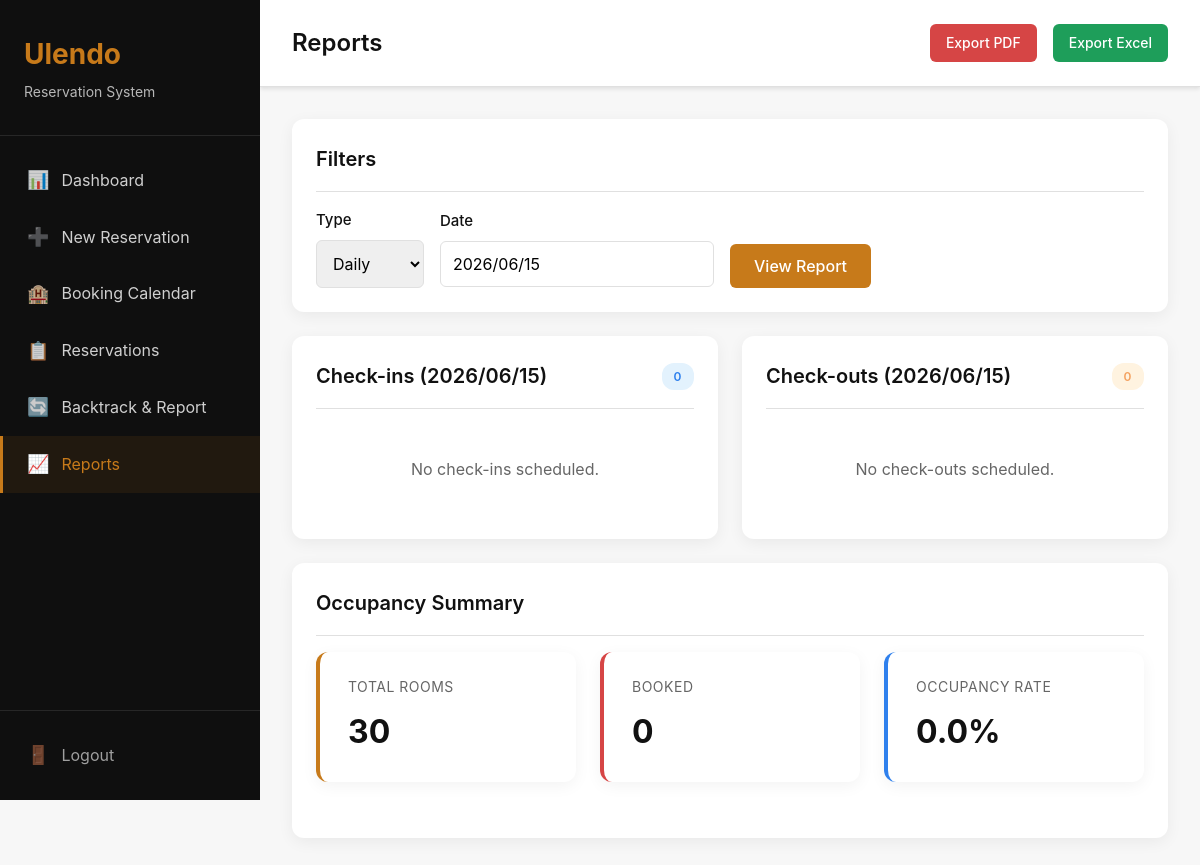
The page /reports/daily/ (signed in) on the database as committed earlier.
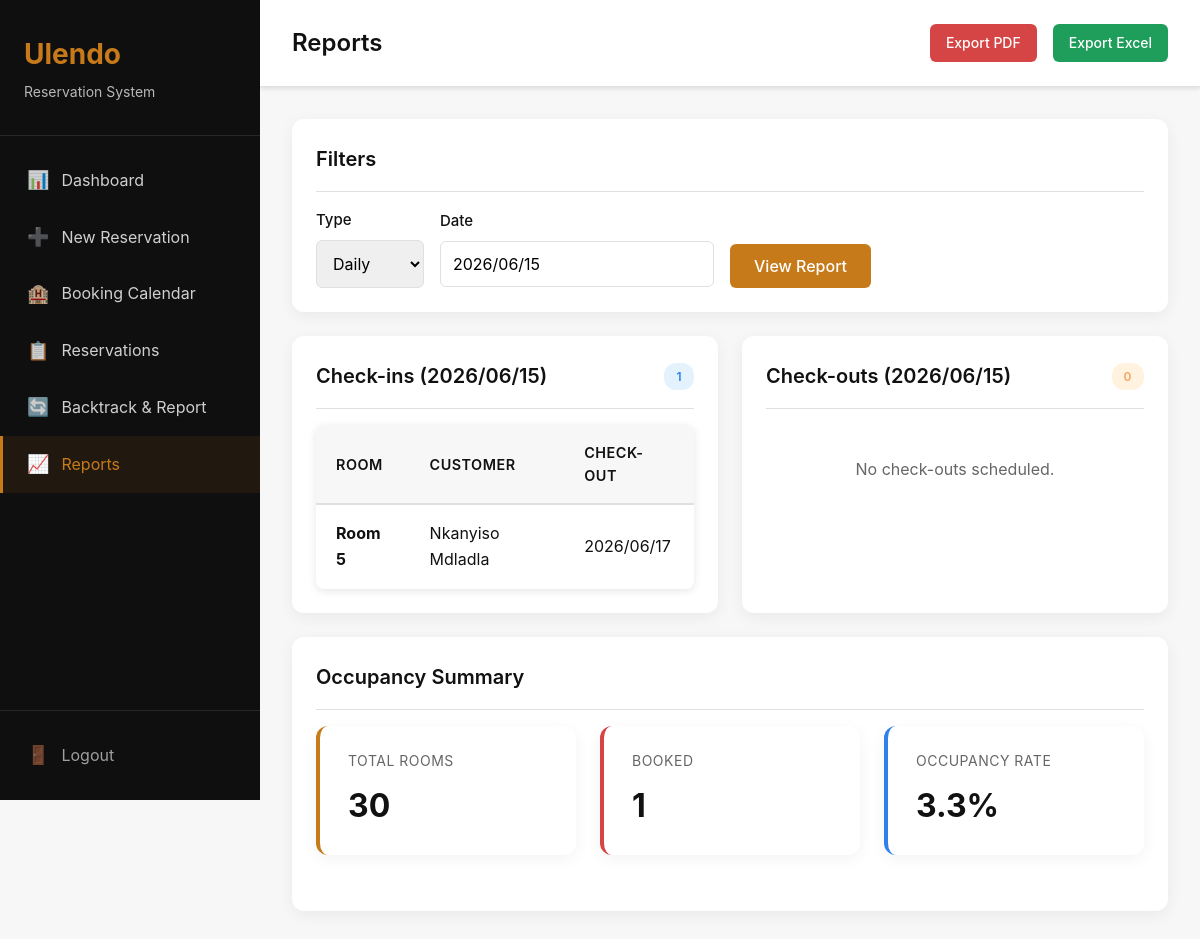
The same page on the database as committed later.
### reservations/models.py (models this page shows, shortened)
class Reservation(models.Model):
    STATUS_CHOICES = [
        ('confirmed', 'Confirmed'),
        ('cancelled', 'Cancelled'),
    ]
    customer_name = models.CharField(max_length=200)
    voucher_number = models.CharField(max_length=100, blank=True, null=True)
    confirmation_code = models.CharField(max_length=100, blank=True, null=True)
    room = models.ForeignKey(Room, on_delete=models.CASCADE, related_name='reservations')
    check_in_date = models.DateField()
    check_out_date = models.DateField()
    status = models.CharField(max_length=20, choices=STATUS_CHOICES, default='confirmed')
    notes = models.TextField(blank=True, null=True)
    created_at = models.DateTimeField(auto_now_add=True)
    updated_at = models.DateTimeField(auto_now=True)
    class Meta:
        ordering = ['-created_at']
        verbose_name = 'Room'
        verbose_name_plural = 'Reservations'
        indexes = [
            models.Index(fields=['check_in_date', 'check_out_date']),
            models.Index(fields=['status']),
        ]

### rooms/models.py (models this page shows, shortened)
class Room(models.Model):
    STATUS_AVAILABLE = 'available'
    STATUS_BOOKED = 'booked'
    STATUS_CHOICES = [
        (STATUS_AVAILABLE, 'Available'),
        (STATUS_BOOKED, 'Booked'),
    ]
    room_number = models.CharField(max_length=10, unique=True)
    room_type = models.CharField(max_length=50, blank=True, null=True)
    is_active = models.BooleanField(default=True)
    status = models.CharField(max_length=20, choices=STATUS_CHOICES, default=STATUS_AVAILABLE)
    created_at = models.DateTimeField(auto_now_add=True)
    updated_at = models.DateTimeField(auto_now=True)
    class Meta:
        ordering = ['room_number']
        verbose_name = 'Room'
        verbose_name_plural = 'Rooms'

### reports/views.py (the view, shortened to what this page needs)
# urls.py: path('daily/', views.daily_report, name='daily_report'),
@login_required
def daily_report(request):
    mode = request.GET.get('mode', 'daily')
    date_str = request.GET.get('date', date.today().strftime('%Y/%m/%d'))
    try:
        anchor_date = parse_date_safe(date_str) or date.today()
    except ValueError:
        anchor_date = date.today()
    if mode == 'weekly':
        start_date = anchor_date - timedelta(days=anchor_date.weekday())
        end_date = start_date + timedelta(days=6)
    else:
        mode = 'daily'
        start_date = end_date = anchor_date
    check_ins = Reservation.objects.filter(
        check_in_date__gte=start_date,
        check_in_date__lte=end_date,
        status='confirmed'
    ).select_related('room').order_by('room__room_number')
    check_outs = Reservation.objects.filter(
        check_out_date__gte=start_date,
        check_out_date__lte=end_date,
        status='confirmed'
    ).select_related('room').order_by('room__room_number')
    total_rooms = Room.objects.filter(is_active=True).count()
    overlapping_bookings = Reservation.objects.filter(
        check_in_date__lt=end_date + timedelta(days=1),
        check_out_date__gt=start_date,
        status='confirmed'
    )
    booked_rooms = overlapping_bookings.values('room').distinct().count()
    occupancy_rate = (booked_rooms / total_rooms * 100) if total_rooms > 0 else 0
    if start_date == end_date:
        date_label = start_date.strftime('%Y/%m/%d')
    else:
        date_label = f"{start_date.strftime('%Y/%m/%d')} – {end_date.strftime('%Y/%m/%d')}"
    export_format = request.GET.get('export')
    export_label = date_label
    export_payload = {
        'mode': mode,
        'date_label': date_label,
        'check_ins': check_ins,
        'check_outs': check_outs,
        'occupancy_rate': occupancy_rate,
        'total_rooms': total_rooms,
        'booked_rooms': booked_rooms,
    }
    if export_format == 'pdf':
        return generate_pdf_report('daily', export_label, export_payload)
    elif export_format == 'excel':
        return generate_excel_report('daily', export_label, export_payload)
    context = {
        'mode': mode,
        'anchor_date': anchor_date,
        'start_date': start_date,
        'end_date': end_date,
        'date_label': date_label,
        'check_ins': check_ins,
        'check_outs': check_outs,
        'occupancy_rate': round(occupancy_rate, 1),
        'total_rooms': total_rooms,
        'booked_rooms': booked_rooms,
    }
    return render(request, 'reports/daily_report.html', context)

### reports/views.py (called while the page is built, shortened)
def parse_date_safe(date_str):
    if not date_str:
        return None
    date_str = date_str.strip()
    ymd = re.match(r'(\d{4})[/-](\d{1,2})[/-](\d{1,2})', date_str)
    if ymd:
        try:
            return date(int(ymd.group(1)), int(ymd.group(2)), int(ymd.group(3)))
        except ValueError:
            return None

### reports/templates/reports/daily_report.html (shortened to what the changed rows need)
{% extends 'base.html' %}
{% block page_title %}Reports{% endblock %}
{% block content %}
<div class="grid grid-2">
    <div class="card">
        <div class="card-header">
            <h3 class="card-title">Check-ins ({{ date_label }})</h3>
            <span class="badge badge-info">{{ check_ins|length }}</span>
        </div>
        <div class="card-body">
            {% if check_ins %}
            <div class="table-container">
                <table>
                    <thead>
                        <tr>
                            <th>Room</th>
                            <th>Customer</th>
                            <th>Check-out</th>
                        </tr>
                    </thead>
                    <tbody>
                        {% for reservation in check_ins %}
                        <tr>
                            <td><strong>Room {{ reservation.room.room_number }}</strong></td>
                            <td>{{ reservation.customer_name }}</td>
                            <td>{{ reservation.check_out_date|date:"Y/m/d" }}</td>
                        </tr>
                        {% endfor %}
                    </tbody>
                </table>
            </div>
            {% else %}
            <p style="text-align: center; padding: 2rem; color: var(--text-secondary);">No check-ins scheduled.</p>
            {% endif %}
        </div>
    </div>
</div>
<div class="card">
    <div class="card-body">
        <div class="stats-grid">
            <div class="stat-card error">
                <div class="stat-label">Booked</div>
                <div class="stat-value">{{ booked_rooms }}</div>
            </div>
            <div class="stat-card info">
                <div class="stat-label">Occupancy Rate</div>
                <div class="stat-value">{{ occupancy_rate }}%</div>
            </div>
        </div>
    </div>
</div>
{% endblock %}

Rows that differ between the two databases and show on the page:
added Reservation: room.room_number "5", customer_name "Nkanyiso Mdladla", check_out_date "2026/06/17"
Other text that changed with them:
{{ check_ins|length }}: "0" → "1"
{{ booked_rooms }}: "0" → "1"
{{ occupancy_rate }}: "0.0" → "3.3"
text no longer shown: "No check-ins scheduled."
text now shown: "ROOM CUSTOMER CHECK-OUT"
